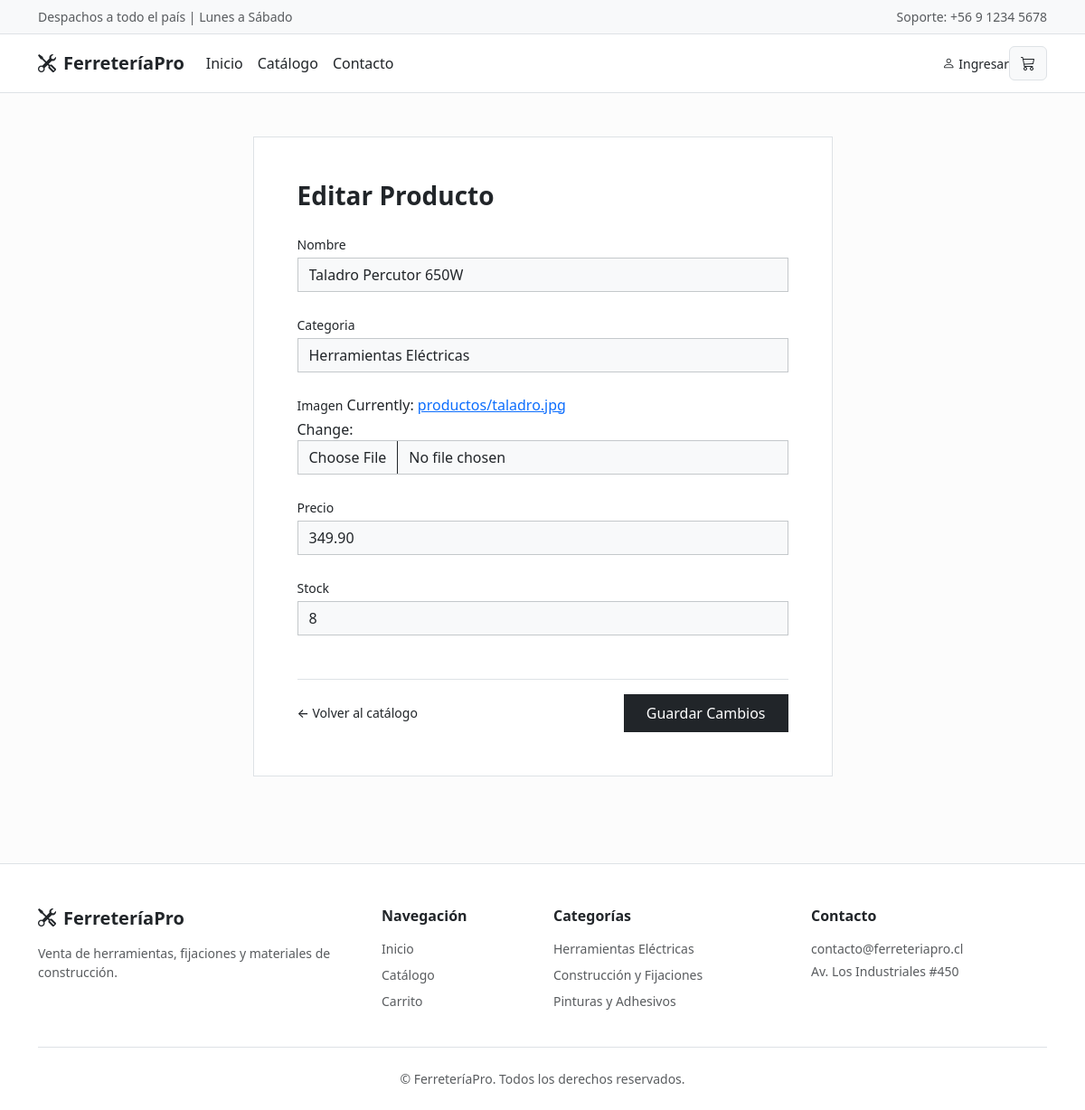
The page /producto/editar/2/ on the database as committed earlier.
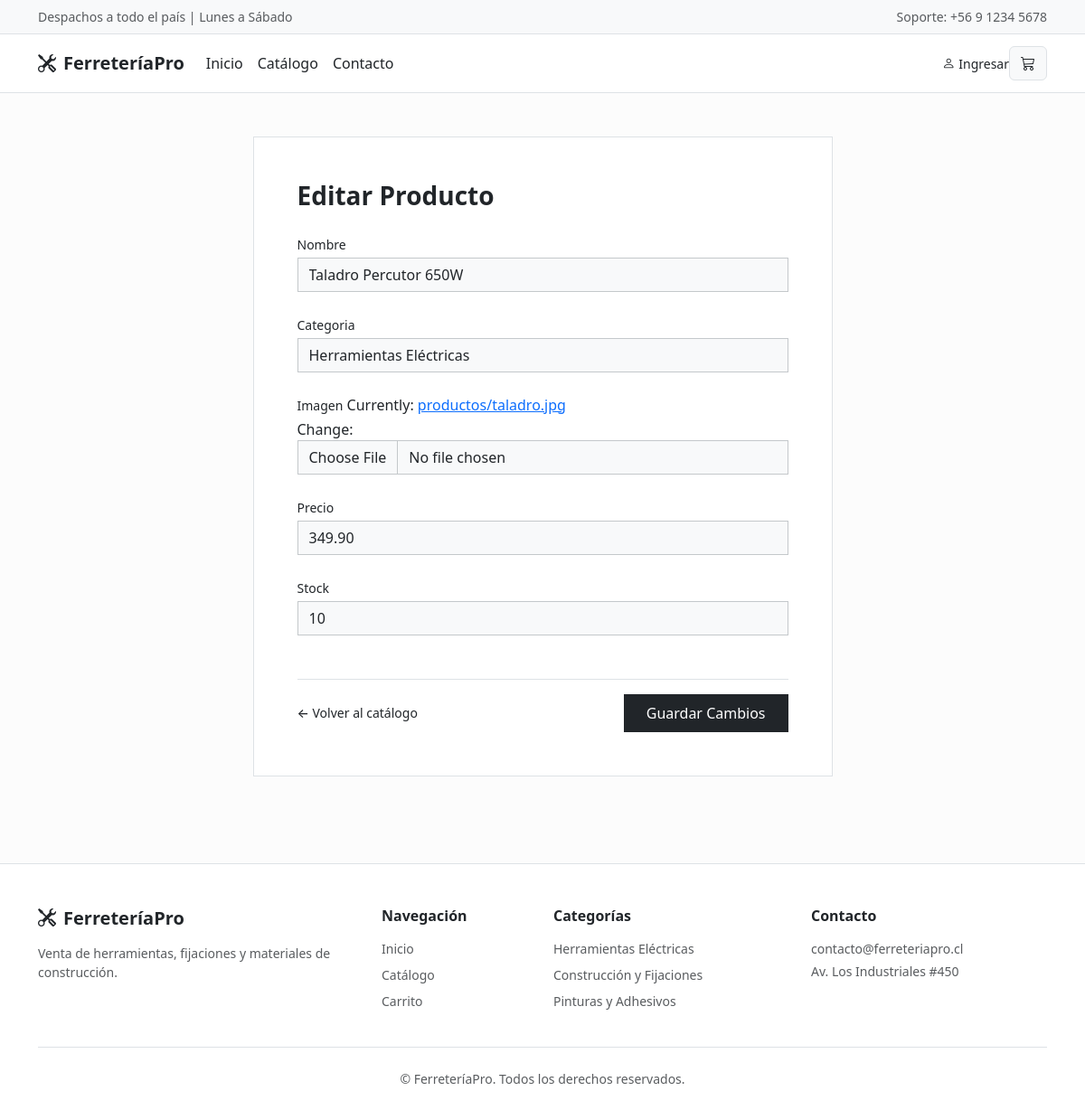
The same page on the database as committed later.
### ferreteria/models.py (models this page shows, shortened)
class Producto(models.Model):
    nombre = models.CharField(max_length=70)
    categoria = models.ForeignKey(Categoria, on_delete=models.CASCADE)
    imagen = models.ImageField(upload_to="productos", blank=False, null=False)
    precio = models.DecimalField(max_digits=6, decimal_places=2)
    stock = models.IntegerField()

### ferreteria/views.py (the view)
# urls.py: path('producto/editar/<int:pk>/', views.ProductoUpdateView.as_view(), name='producto_editar'),
class ProductoUpdateView(UpdateView):
    model = Producto
    fields = ['nombre', 'categoria', 'imagen', 'precio', 'stock']
    template_name = 'producto_form.html'
    success_url = reverse_lazy('catalogo')

### ferreteria/models.py (called while the page is built)
    def __str__(self):
        return self.nombre

### ferreteria/templates/producto_form.html (shortened to what this page needs)
{% extends 'base.html' %}
{% block content %}
<div class="container py-5">
    <div class="row justify-content-center">
        <div class="col-lg-7">
            <div class="bg-white p-4 p-md-5 border">
                <h3 class="fw-bold mb-4">
                    {% if object %}Editar Producto{% else %}Agregar Nuevo Producto{% endif %}
                </h3>
                <form method="post" enctype="multipart/form-data" id="crud-form">
                    {% for field in form %}
                        <div class="mb-4">
                            <label class="form-label text-dark fw-medium small mb-1">{{ field.label }}</label>
                            {{ field }}
                        </div>
                    {% endfor %}
                    <div class="d-flex justify-content-between align-items-center mt-5 pt-3 border-top">
                        <a href="../../../catalogo/" class="text-dark text-decoration-none small fw-medium">
                            &larr; Volver al catálogo
                        </a>
                        <button type="submit" class="btn btn-dark rounded-0 px-4 py-2">
                            {% if object %}Guardar Cambios{% else %}Crear Producto{% endif %}
                        </button>
                    </div>
                </form>
            </div>
        </div>
    </div>
</div>
{% endblock %}

Rows that differ between the two databases and show on the page:
changed Producto "Taladro Percutor 650W": stock "8" → "10"
